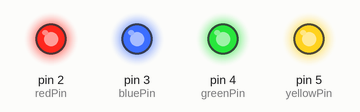
This sketch was run on a simulated Arduino Uno, built with avr-gcc and run on an emulated ATmega328P. Parts: output pins drawn as LEDs (lit = HIGH).

Above: at 0.1 s.
Timing chart, 0 to 1.6 s (numbered marks = the images above):
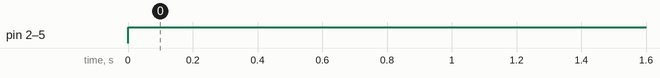

Measured:
- by itself, pin 2 (redPin), pin 3 (bluePin), pin 4 (greenPin), pin 5 (yellowPin): LOW → HIGH at 0.00 s

The sketch:

fourLedChecker.ino
```cpp
// LED pin numbers
int redPin = 2;
int bluePin = 3;
int greenPin = 4;
int yellowPin = 5;

// delay times(ms)
int longDelay = 500;
int medDelay = 300;
int shortDelay = 100;
int shorterDelay = 50;

void setup() {
  // put your setup code here, to run once:

pinMode(redPin,OUTPUT);
pinMode(bluePin,OUTPUT);
pinMode(greenPin,OUTPUT);
pinMode(yellowPin,OUTPUT);
}

void loop() {
  // put your main code here, to run repeatedly:

  // testing LEDs
digitalWrite(redPin, HIGH);
digitalWrite(bluePin, HIGH);
digitalWrite(greenPin, HIGH);
digitalWrite(yellowPin, HIGH);

}
```
